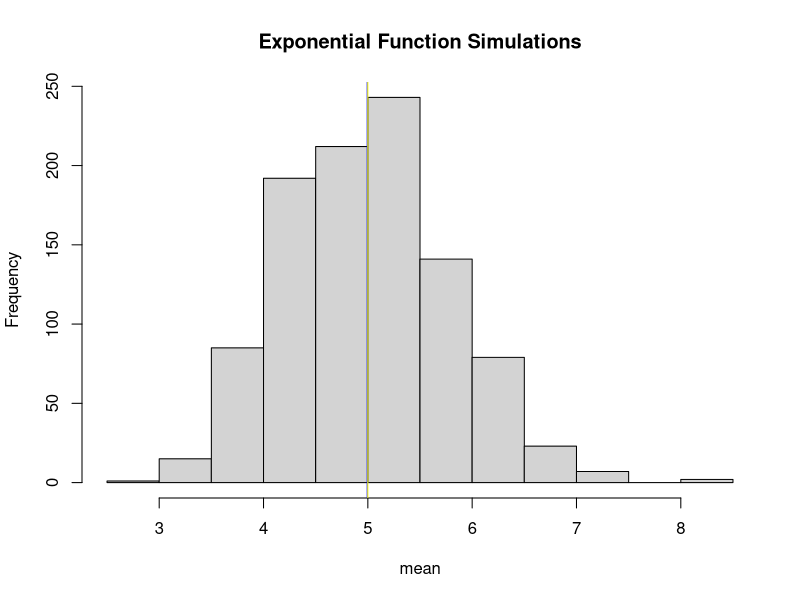
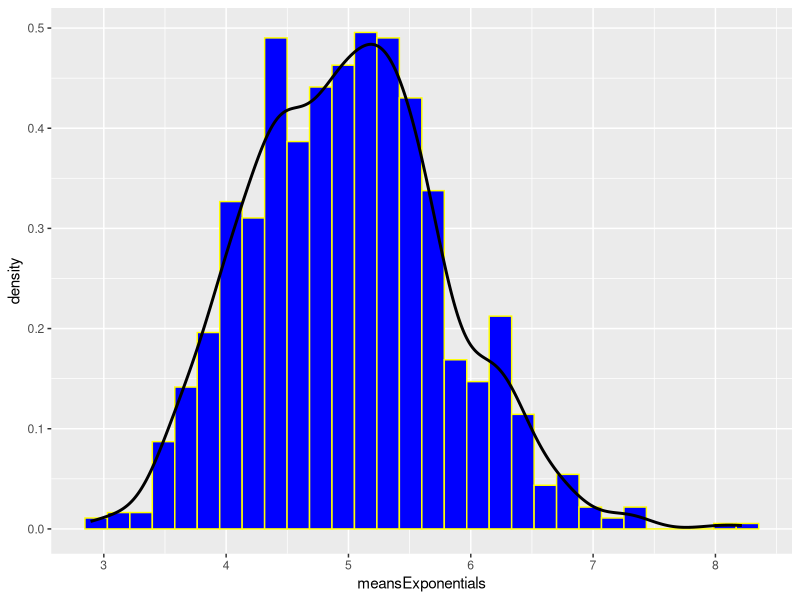
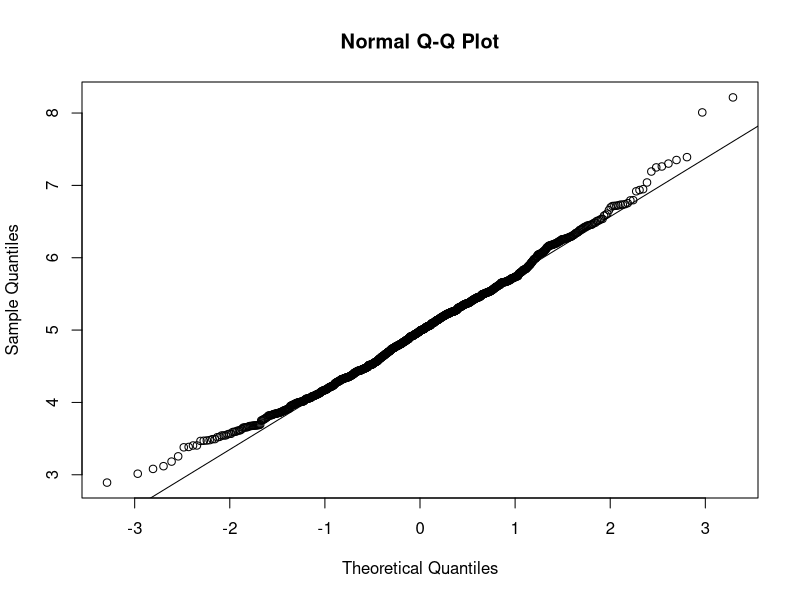

The R source for these figures, in order:
## ---- chunk 1
set.seed(31)
lambda <- 0.2
samples <- 40
simulations <- 1000
## ---- chunk 2
simulatedExponentials <- replicate(simulations, rexp(samples, lambda))
meansExponentials <- apply(simulatedExponentials, 2, mean)
## ---- chunk 3
sampleMean <- mean(meansExponentials)
sampleMean

theorethicalMean <- 1/lambda
theorethicalMean
## ---- chunk 4
hist(meansExponentials, xlab = "mean", main = "Exponential Function Simulations")
abline(v = sampleMean, col = "blue")
abline(v = theorethicalMean, col = "yellow")
## ---- chunk 5
sdDistribution <- sd(meansExponentials)
sdDistribution

theoreticalSD <- (1/lambda)/sqrt(samples)
theoreticalSD

varianceDistribution <- sdDistribution^2
varianceDistribution

theoreticalVariance <- ((1/lambda)*(1/sqrt(samples)))^2
theoreticalVariance
## ---- chunk 6
library(ggplot2)
meansDataFrame <- data.frame(meansExponentials);
m <- ggplot(meansDataFrame, aes(x =meansExponentials))
m <- m + geom_histogram(aes(y=..density..), colour="yellow",
fill = "blue")
m + geom_density(colour="black", size=1);
## ---- chunk 7
actualConfidenceInterval <- round (mean(meansExponentials) + c(-1,1)*1.96*sd(meansExponentials)/sqrt(samples),3)
actualConfidenceInterval
theoreticalConfidenceInterval <- theorethicalMean + c(-1,1)*1.96*sqrt(theoreticalVariance)/sqrt(samples);
theoreticalConfidenceInterval
## ---- chunk 8
qqnorm(meansExponentials); qqline(meansExponentials)
